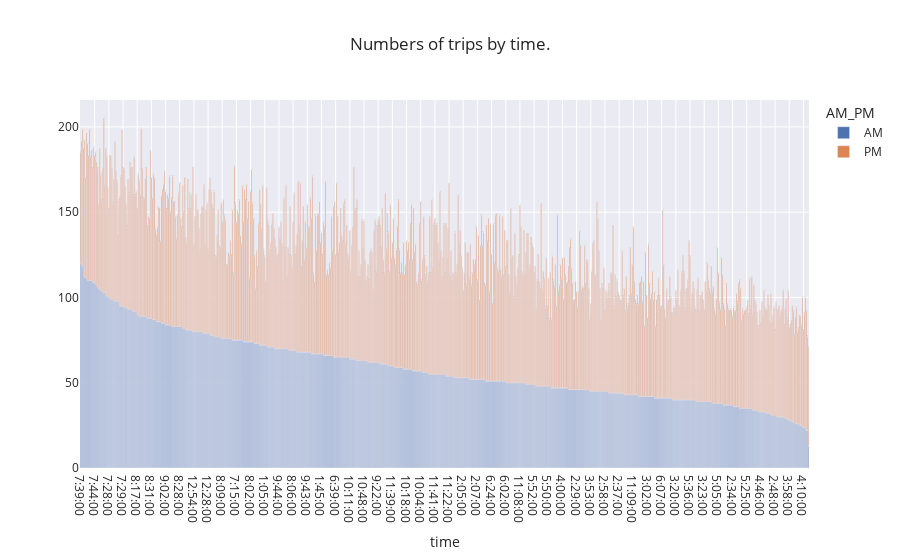

Write notebook code for a chart like this one.
### Code cell
px.bar(qq_3, 
x = 'time',
y = 'number_of_trips',
text= 'number_of_trips',
color="AM_PM",
hover_name='time',
title='Numbers of trips by time.',
labels={'number_of_trips':''},
template='seaborn')

### Figure 1 — Plotly figure (JSON) as saved in the notebook; plotly's stock layout.template omitted (floating-point values rounded to 4 significant figures; data arrays with more than 128 entries replaced by an {"elided": "..."} marker saying what was removed)
{"data": [{"alignmentgroup": "True", "hovertemplate": "<b>%{hovertext}</b><br><br>AM_PM=AM<br>time=%{x}<br>=%{text}<extra></extra>", "hovertext": {"elided": "720 str values"}, "legendgroup": "AM", "marker": {"color": "rgb(76,114,176)", "pattern": {"shape": ""}}, "name": "AM", "offsetgroup": "AM", "orientation": "v", "showlegend": true, "text": {"elided": "720 int values"}, "textposition": "auto", "type": "bar", "x": {"elided": "720 str values"}, "xaxis": "x", "y": {"elided": "720 int values"}, "yaxis": "y"}, {"alignmentgroup": "True", "hovertemplate": "<b>%{hovertext}</b><br><br>AM_PM=PM<br>time=%{x}<br>=%{text}<extra></extra>", "hovertext": {"elided": "720 str values"}, "legendgroup": "PM", "marker": {"color": "rgb(221,132,82)", "pattern": {"shape": ""}}, "name": "PM", "offsetgroup": "PM", "orientation": "v", "showlegend": true, "text": {"elided": "720 int values"}, "textposition": "auto", "type": "bar", "x": {"elided": "720 str values"}, "xaxis": "x", "y": {"elided": "720 int values"}, "yaxis": "y"}], "layout": {"barmode": "relative", "legend": {"title": {"text": "AM_PM"}, "tracegroupgap": 0}, "title": {"text": "Numbers of trips by time."}, "xaxis": {"anchor": "y", "domain": [0, 1], "title": {"text": "time"}}, "yaxis": {"anchor": "x", "domain": [0, 1], "title": {"text": ""}}}}
